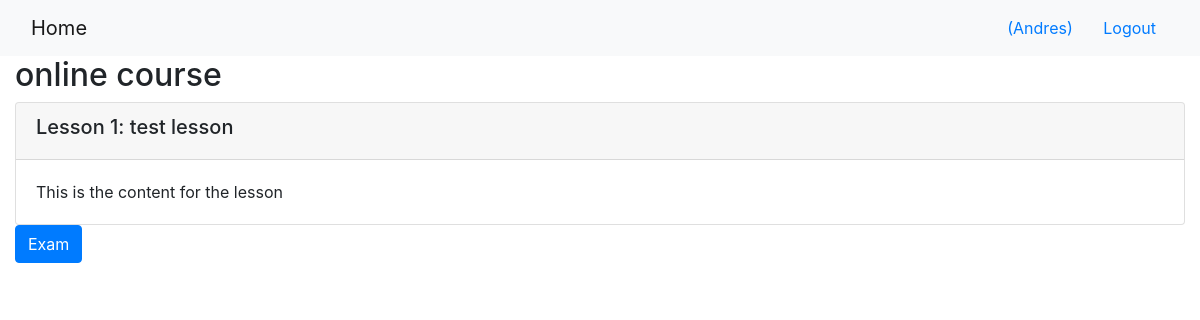
/onlinecourse/1/ (signed in), run on the app's committed database.
### onlinecourse/models.py (models this page shows, shortened)
class Course(models.Model):
    name = models.CharField(null=False, max_length=30, default='online course')
    image = models.ImageField(upload_to='course_images/')
    description = models.CharField(max_length=1000)
    pub_date = models.DateField(null=True)
    instructors = models.ManyToManyField(Instructor)
    users = models.ManyToManyField(settings.AUTH_USER_MODEL, through='Enrollment')
    total_enrollment = models.IntegerField(default=0)
    is_enrolled = False

class Lesson(models.Model):
    title = models.CharField(max_length=200, default="title")
    order = models.IntegerField(default=0)
    course = models.ForeignKey(Course, on_delete=models.CASCADE)
    content = models.TextField()

### onlinecourse/views.py (the view)
# urls.py: path('<int:pk>/', views.CourseDetailView.as_view(), name='course_details'),
class CourseDetailView(generic.DetailView):
    model = Course
    template_name = 'onlinecourse/course_detail_bootstrap.html'

### onlinecourse/templates/onlinecourse/course_detail_bootstrap.html (shortened to what this page needs)
<!DOCTYPE html>
<html lang="en">
<head>
     {% load static %}
    <link rel="stylesheet" href="https://maxcdn.bootstrapcdn.com/bootstrap/4.5.2/css/bootstrap.min.css">
</head>
<body>
    <nav class="navbar navbar-light bg-light">
        <div class="container-fluid">
            <div class="navbar-header">
                  <a class="navbar-brand" href="{% url 'onlinecourse:index' %}">Home</a>
            </div>
            <ul class="nav navbar-nav navbar-right">
                {% if user.is_authenticated %}
                <li>
                    <a class="btn btn-link" href="#">{{ user.first_name }}({{ user.username }})</a>
                    <a class="btn btn-link" href="{% url 'onlinecourse:logout' %}">Logout</a>
                </li>
                {% endif %}
            </ul>
        </div>
    </nav>
    <div class="container-fluid">
            <h2>{{ course.name }}</h2>
            <div class="card-columns-vertical">
                {% for lesson in course.lesson_set.all %}
                    <div class="card mt-1">
                        <div class="card-header"><h5>Lesson {{lesson.order|add:1}}: {{lesson.title}}</h5></div>
                        <div class="card-body">{{lesson.content}}</div>
                    </div>
                {% endfor %}
            </div>
            <button type="button" class="btn btn-primary" data-toggle="collapse" data-target="#exam">Exam</button>
    </div>
</body>
</html>

### data on the page
Course: name "online course"
Lesson: order|add "1", title "test lesson", content "This is the content for the lesson"

### other printed values
{{ user.username }} "Andres"
